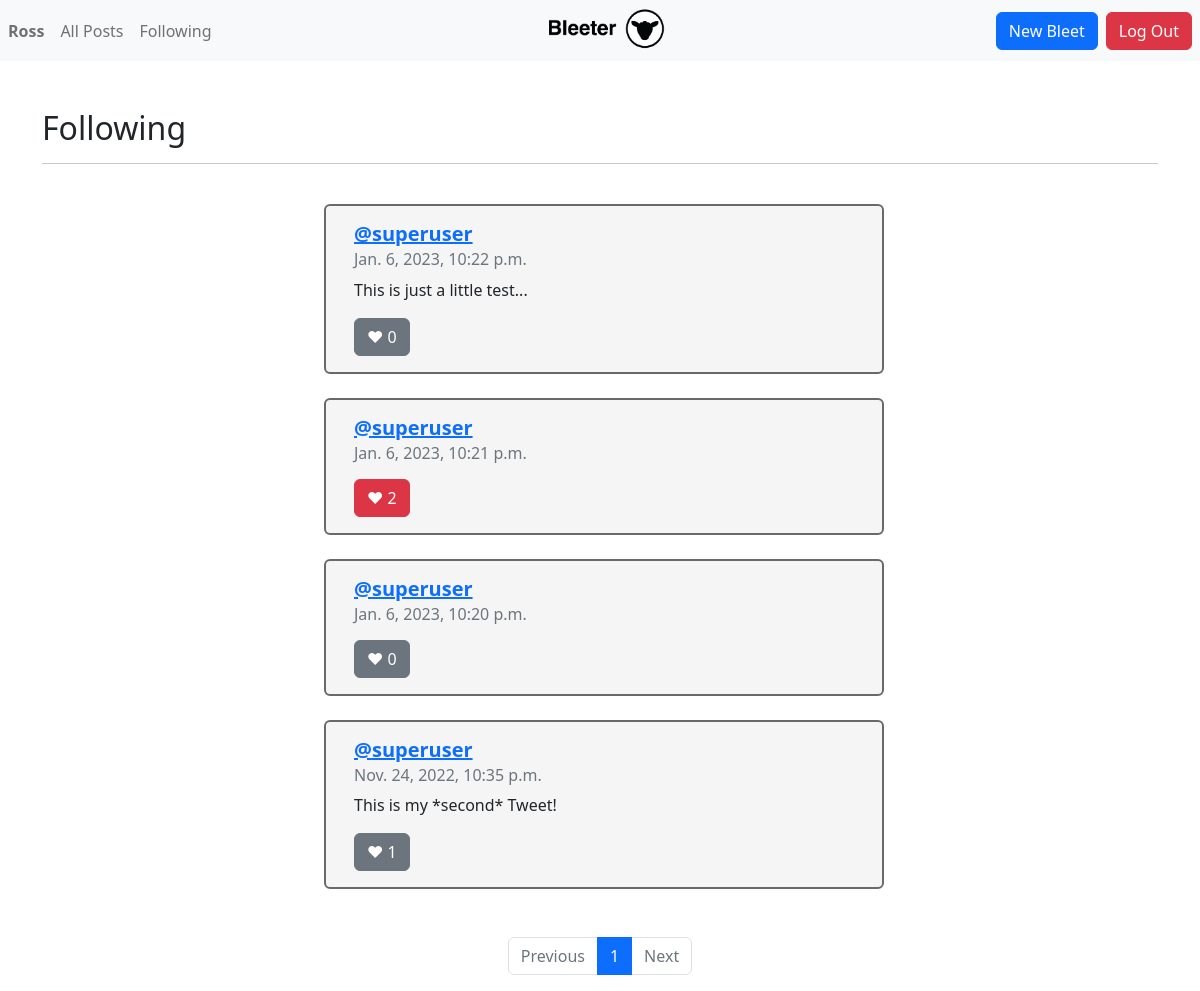
Page /following (signed in) on the earlier database version.
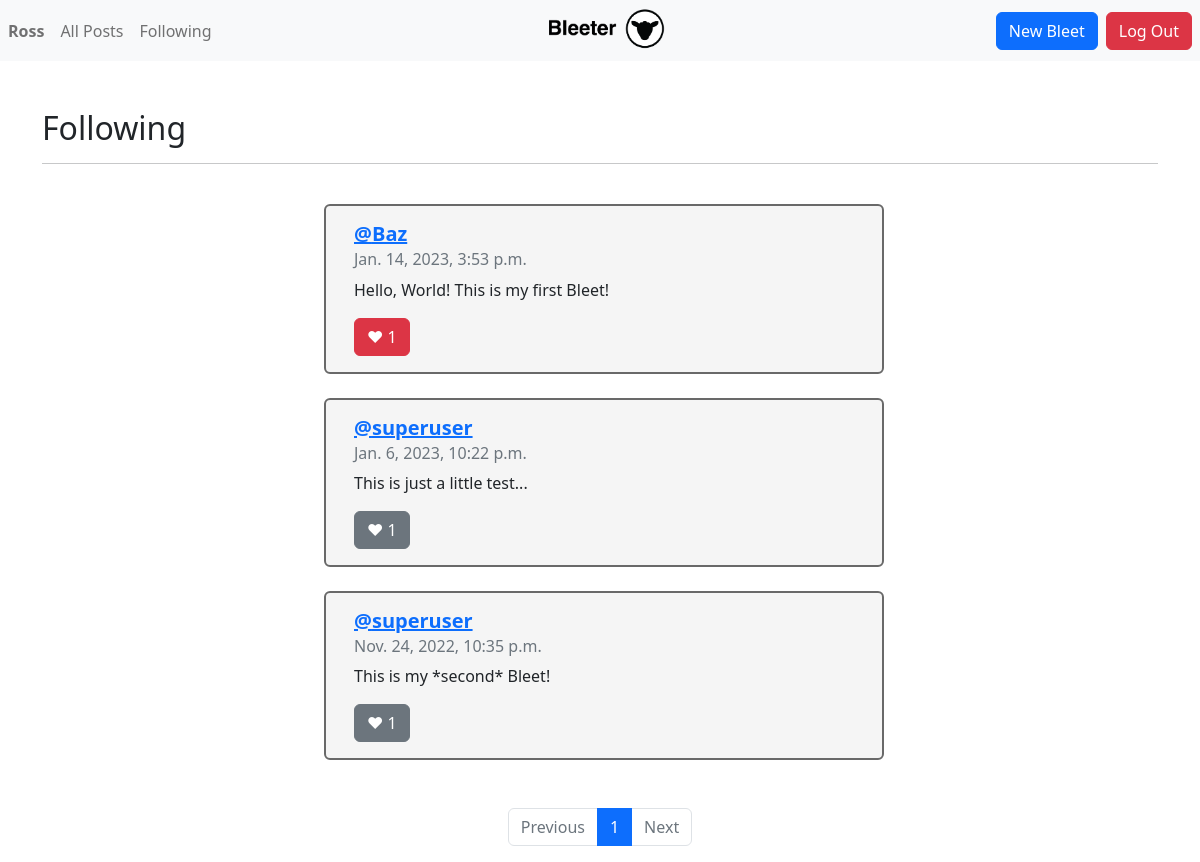
Same page on the later database version.
### network/models.py (models this page shows, shortened)
class Tweet(models.Model):
    author = models.ForeignKey(User, on_delete=models.CASCADE)
    tweetText = models.CharField(max_length=255)
    posted = models.DateTimeField(auto_now_add=True)
    like = models.ManyToManyField(User, blank=True, related_name="likes")

class User(AbstractUser):
    pass

### network/views.py (the view)
# urls.py: path("following", views.following, name="following"),
@login_required(redirect_field_name='my_redirect_field')
def following(request):
    usersFollowed = request.user.following.all()
    usersFollowedIds = []
    for x in usersFollowed:
        usersFollowedIds.append(x.user.id)
    tweets = Tweet.objects.filter(author__in=usersFollowedIds).order_by('-posted')
    paginator = Paginator(tweets, 10)
    page_number = request.GET.get('page')
    page_obj = paginator.get_page(page_number)
    return render(request, "network/following.html", {
        "page_obj": page_obj
    })

### network/templates/network/following.html (shortened to what this page needs)
{% extends "network/layout.html" %}
{% block body %}
<br>
<h2>Following</h2>
<hr>
<br>
<div class="container">
   {% for tweet in page_obj %}
   <div class="row justify-content-center mb-4">
      <div class="ms-2 card" style="width: 35rem" data-id="{{tweet.id}}";>
         <div class="card-body rounded">
            <h5 class="card-title"><a href="{% url 'profile' user_id=tweet.author.id%}"><b>@{{ tweet.author}}</b></h5></a>
            <h6 class="card-subtitle mb-2 text-muted">{{tweet.posted}}</h6>
            <p class="card-text" id="tweetText">{{tweet.tweetText}}</p>
            {% if user.username in tweet.like.all|stringformat:'s' %}
            <button class="btn btn-danger float-left" id="foo">&hearts;&nbsp;<span id="number">{{ tweet.like.all.count }}</span></button>
            {% else %}
            <button class="btn btn-secondary float-left" id="foo">&hearts;&nbsp;<span id="number">{{ tweet.like.all.count }}</span></button>
            {% endif %}
         </div>
      </div>
      <br>
   </div>
   {% endfor %}
   <br>
   <nav aria-label="Page">
      <ul class="pagination justify-content-center">
         {% if page_obj.has_previous %}
         <li class="page-item">
            <a class="page-link" href="?page={{ page_obj.previous_page_number }}">Previous</a>
         </li>
         {% else %}
         <li class="page-item disabled">
            <a class="page-link" href="#" tabindex="-1" aria-disabled="True">Previous</a>
         </li>
         {% endif %}
         {% for i in page_obj.paginator.page_range %}
         {% if page_obj.number == i %}
         <li class="page-item active" aria-current="page">
            <span class="page-link">
               {{ i }}
            </span>
         </li>
         {% else %}
         <li class="page-item"><a class="page-link" href="?page={{ i }}">{{ i }}</a></li>
         {% endif %}
         {% endfor %}
         {% if page_obj.has_next %}
         <li class="page-item">
            <a class="page-link" href="?page={{ page_obj.next_page_number }}">Next</a>
         </li>
         {% else %}
         <li class="page-item disabled">
            <a class="page-link" href="#" tabindex="-1" aria-disabled="True">Next</a>
         </li>
         {% endif %}
      </ul>
   </nav>
   {% endblock %}

Differences in the rows shown:
removed Tweet: author "superuser", posted "Jan. 6, 2023, 10:21 p.m.", like.all.count "2"
removed Tweet: author "superuser", posted "Jan. 6, 2023, 10:20 p.m.", like.all.count "0"
now on this page (row unchanged): Tweet: author "Baz", posted "Jan. 14, 2023, 3:53 p.m.", tweetText "Hello, World! This is my first Bleet!", like.all.count "1"
computed for Tweet "Jan. 6, 2023, 10:22 p.m.": like.all.count "0" → "1"
changed Tweet: tweetText "This is my *second* Tweet!" → "This is my *second* Bleet!"
